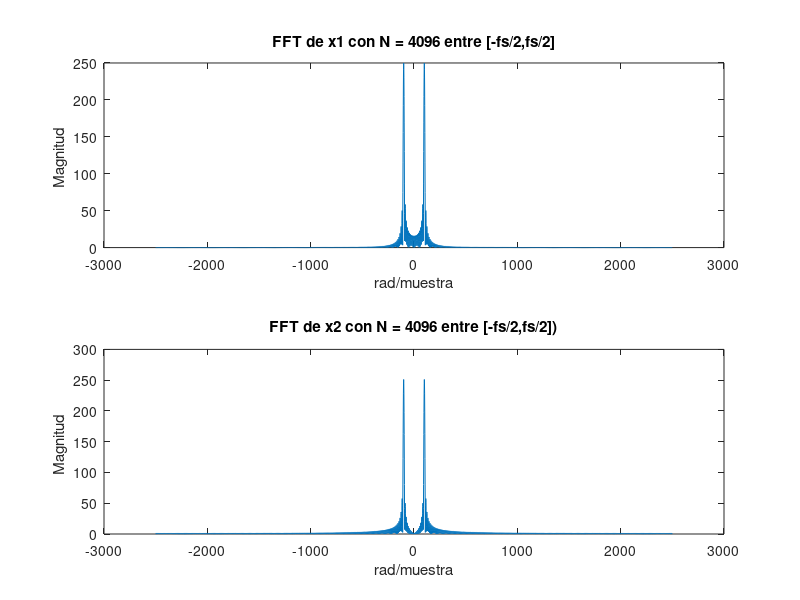
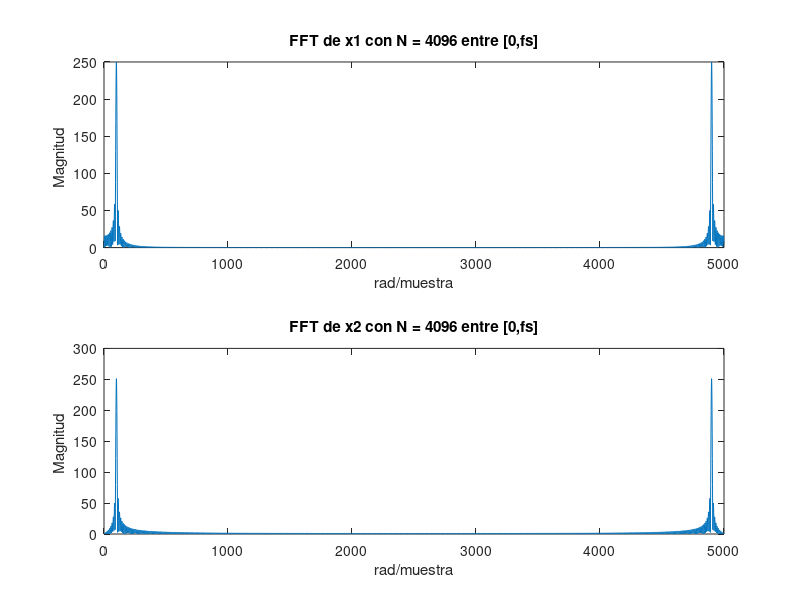

MATLAB code for these plots, in order:
clear all; clc
n = 0:1:500;
N = 4096;
fs = 5000;

x1 = sin(2*pi*n/50);
x2 = cos(2*pi*n/50);

X1 = abs(fft(x1,N));
X2 = abs(fft(x2,N));


%Gráficas entre +-fs/2
figure(1)
subplot(2,1,1)
plot([-fs/2:fs/N:fs/2-fs/N],fftshift(X1));
title("FFT de x1 con N = 4096 entre [-fs/2,fs/2]")
xlabel("rad/muestra")
ylabel("Magnitud ")

subplot(2,1,2)
plot([-fs/2:fs/N:fs/2-1], fftshift(X2));
title("FFT de x2 con N = 4096 entre [-fs/2,fs/2])")
xlabel("rad/muestra")
ylabel("Magnitud ")
%% Gráficas entre 0 y fs

figure(2)

subplot(2,1,1)
plot([0:fs/4096:fs-1], X1)
title("FFT de x1 con N = 4096 entre [0,fs]")
xlabel("rad/muestra")
ylabel("Magnitud ")

subplot(2,1,2)
plot([0:fs/4096:fs-1], X2)
title("FFT de x2 con N = 4096 entre [0,fs]")
xlabel("rad/muestra")
ylabel("Magnitud ")


